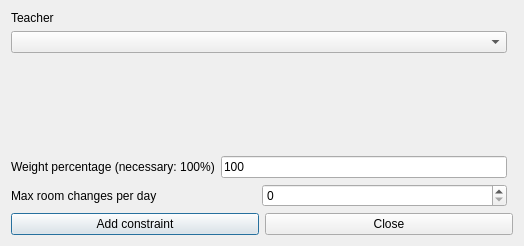
<?xml version="1.0" encoding="UTF-8"?>
<ui version="4.0">
 <class>AddConstraintTeacherMaxRoomChangesPerDayForm_template</class>
 <widget class="QDialog" name="AddConstraintTeacherMaxRoomChangesPerDayForm_template">
  <property name="geometry">
   <rect>
    <x>0</x>
    <y>0</y>
    <width>524</width>
    <height>246</height>
   </rect>
  </property>
  <property name="windowTitle">
   <string extracomment="This is the title of the dialog to add a new constraint of this type">Add teacher max room changes per day</string>
  </property>
  <layout class="QGridLayout">
   <item row="4" column="0" colspan="2">
    <layout class="QHBoxLayout">
     <item>
      <widget class="QPushButton" name="addConstraintPushButton">
       <property name="text">
        <string>Add constraint</string>
       </property>
      </widget>
     </item>
     <item>
      <widget class="QPushButton" name="closePushButton">
       <property name="text">
        <string>Close</string>
       </property>
      </widget>
     </item>
    </layout>
   </item>
   <item row="0" column="0">
    <layout class="QVBoxLayout">
     <item>
      <widget class="QLabel" name="studentsTextLabel">
       <property name="frameShape">
        <enum>QFrame::NoFrame</enum>
       </property>
       <property name="frameShadow">
        <enum>QFrame::Plain</enum>
       </property>
       <property name="text">
        <string>Teacher</string>
       </property>
       <property name="wordWrap">
        <bool>false</bool>
       </property>
      </widget>
     </item>
     <item>
      <widget class="QComboBox" name="teachersComboBox">
       <property name="editable">
        <bool>false</bool>
       </property>
       <property name="insertPolicy">
        <enum>QComboBox::NoInsert</enum>
       </property>
       <property name="duplicatesEnabled">
        <bool>false</bool>
       </property>
      </widget>
     </item>
    </layout>
   </item>
   <item row="2" column="0">
    <layout class="QHBoxLayout">
     <item>
      <widget class="QLabel" name="weightTextLabel">
       <property name="frameShape">
        <enum>QFrame::NoFrame</enum>
       </property>
       <property name="frameShadow">
        <enum>QFrame::Plain</enum>
       </property>
       <property name="text">
        <string>Weight percentage (necessary: 100%)</string>
       </property>
       <property name="wordWrap">
        <bool>false</bool>
       </property>
      </widget>
     </item>
     <item>
      <widget class="QLineEdit" name="weightLineEdit">
       <property name="text">
        <string notr="true">100</string>
       </property>
      </widget>
     </item>
    </layout>
   </item>
   <item row="3" column="0">
    <layout class="QHBoxLayout">
     <item>
      <widget class="QLabel" name="textLabel1">
       <property name="text">
        <string>Max room changes per day</string>
       </property>
       <property name="wordWrap">
        <bool>false</bool>
       </property>
      </widget>
     </item>
     <item>
      <widget class="QSpinBox" name="maxChangesSpinBox"/>
     </item>
    </layout>
   </item>
   <item row="1" column="0">
    <spacer name="spacer1">
     <property name="orientation">
      <enum>Qt::Vertical</enum>
     </property>
     <property name="sizeType">
      <enum>QSizePolicy::Expanding</enum>
     </property>
     <property name="sizeHint" stdset="0">
      <size>
       <width>20</width>
       <height>21</height>
      </size>
     </property>
    </spacer>
   </item>
  </layout>
 </widget>
 <layoutdefault spacing="6" margin="11"/>
 <resources/>
 <connections/>
</ui>
